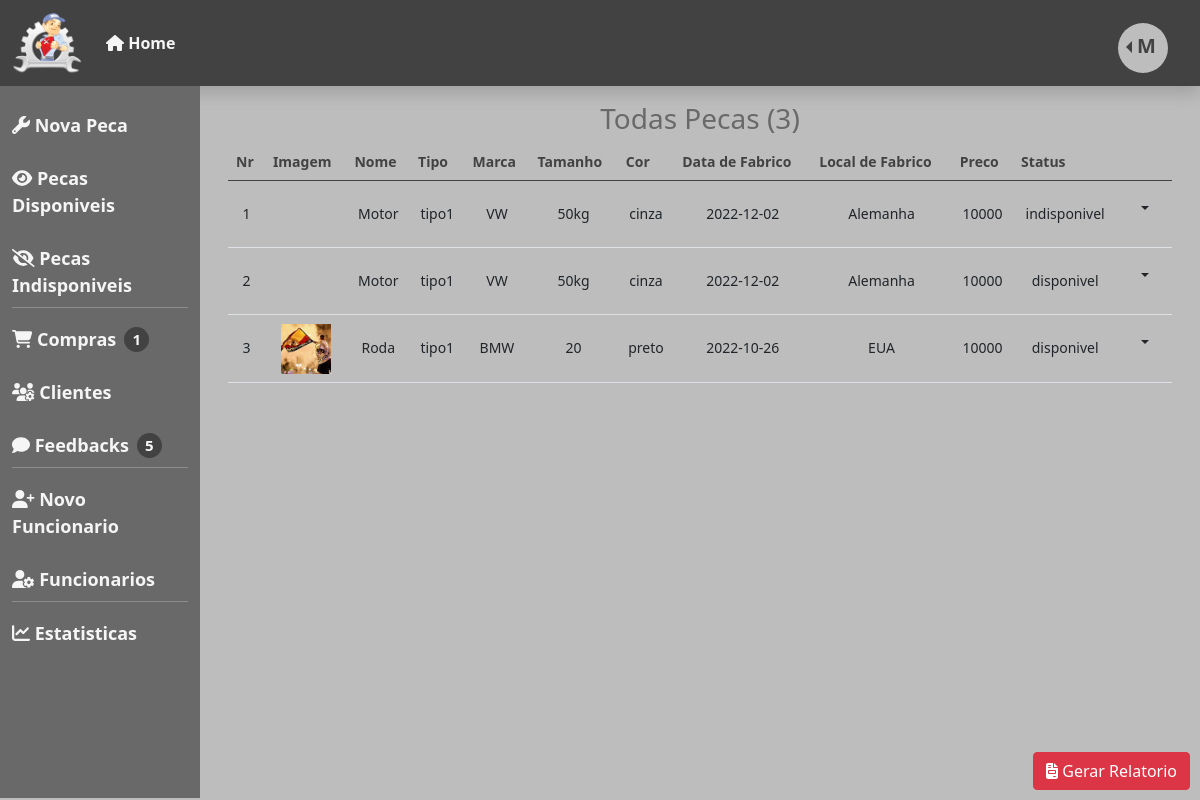
The app's page /gestao/views/verPecas.php (signed in) with its own data.
### tables this page shows
CREATE TABLE IF NOT EXISTS `peca` (
  `id` int NOT NULL AUTO_INCREMENT,
  `nome` varchar(512) NOT NULL,
  `tipo` varchar(100) NOT NULL,
  `tamanho` varchar(50) NOT NULL,
  `marca` varchar(512) NOT NULL,
  `preco` float NOT NULL,
  `data_fabrico` date NOT NULL,
  `local_fabrico` varchar(512) NOT NULL,
  `cor` varchar(50) NOT NULL,
  `status` varchar(100) NOT NULL,
  `quantidade` int NOT NULL,
  PRIMARY KEY (`id`)
);

CREATE TABLE IF NOT EXISTS `upload` (
  `id` int NOT NULL AUTO_INCREMENT,
  `nome` varchar(100) NOT NULL,
  `id_peca` int NOT NULL,
  PRIMARY KEY (`id`),
  KEY `id_peca` (`id_peca`)
);

### gestao/models/Compra.php (called while the page is built, shortened)
<?php
include_once '../../config/db.php';
class Compra
{
    public $conexao;
    function __construct()
    {
        $this->dbConnection = new dbConnection();
        $this->conexao = $this->dbConnection->connect();
        return $this->conexao;
    }
    public function countStatus()
    {
        $this->sql = $this->conexao->query("SELECT * FROM compra WHERE status LIKE 'pendente'");
        $this->sql->execute();
        $this->conta = $this->sql->rowCount();
        return $this->conta;
    }
}

### config/db.php (called while the page is built, shortened)
<?php
class dbConnection
{
     public $user = "root";
     public $password = "";
     public $db_name = "pecas_automoveis";
     public $host = "localhost";
     function connect()
     {
          try {
               $this->con = new PDO("mysql:host=$this->host;dbname=$this->db_name", $this->user, $this->password);
               return $this->con;
          } catch (PDOException $e) {
               return $e->getMessage();
          }
     }
}

### gestao/controllers/VerPecasController.php (called while the page is built, shortened)
<?php
include_once '../models/Peca.php';
include_once '../models/Upload.php';
class VerPecasController
{
    private $dados;
    private $total;
    public function verPeca()
    {
        $this->peca = new Peca();
        if (isset($_GET['status'])) {
            $this->status = $_GET['status'];
            $this->dados = $this->peca->selectStatus($this->status);
        } else {
            $this->dados = $this->peca->selectAll();
        }
        return $this->dados;
    }
    public function totalPeca()
    {
        $this->peca = new Peca();
        if (isset($_GET['status'])) {
            $this->status = $_GET['status'];
            $this->total = $this->peca->countStatus($this->status);
        } else {
            $this->total = $this->peca->count();
        }
        return $this->total;
    }
    public function upload($id)
    {
        $this->peca = new Upload();
        $this->dados = $this->peca->selectOne($id);
        return $this->dados;
    }
}
$verPeca = new VerPecasController();
$peca = $verPeca->verPeca();
$total = $verPeca->totalPeca();

### gestao/models/Peca.php (called while the page is built, shortened)
<?php
include_once '../../config/db.php';
class Peca
{
    private $conexao;
    function __construct()
    {
        $this->dbConnection = new dbConnection();
        $this->conexao = $this->dbConnection->connect();
        return $this->conexao;
    }
    public function selectAll()
    {
        $this->sql = $this->conexao->query("SELECT * FROM peca ORDER BY nome ASC");
        $this->sql->execute();
        $this->dados = $this->sql->fetchAll(PDO::FETCH_OBJ);
        return $this->dados;
    }
    public function count()
    {
        $this->sql = $this->conexao->query("SELECT * FROM peca");
        $this->sql->execute();
        $this->conta = $this->sql->rowCount();
        return $this->conta;
    }
}

### gestao/models/Upload.php (called while the page is built, shortened)
<?php
include_once '../../config/db.php';
class Upload
{
    private $conexao;
    function __construct()
    {
        $this->dbConnection = new dbConnection();
        $this->conexao = $this->dbConnection->connect();
        return $this->conexao;
    }
    public function selectOne($id)
    {
        $this->sql = $this->conexao->query("SELECT * FROM upload WHERE id_peca='$id' LIMIT 1");
        $this->sql->execute();
        $this->dados = $this->sql->fetch(PDO::FETCH_OBJ);
        return $this->dados;
    }
}

### gestao/views/verPecas.php (the view, shortened to what this page needs)
<?php
include_once './head.php';
?>
<?php include_once '../controllers/VerPecasController.php'; ?>
<div class="container conteudo col-sm-10 p-3">
    <h3 class="text-center">
        <?php if (isset($_GET['status'])) {
            if ($_GET['status'] == 'disponivel') {  ?>
                Pecas Disponiveis
            <?php  } else { ?>
                Pecas Indisponiveis
            <?php }
        } else { ?>
            Todas Pecas
        <?php } ?>
        (<?php echo $total; ?>)
    </h3>
    <div class="container mt-2">
        <table class="table">
            <thead>
                <th>Nr</th>
                <th>Imagem</th>
                <th>Nome</th>
                <th>Tipo</th>
                <th>Marca</th>
                <th>Tamanho</th>
                <th>Cor</th>
                <th>Data de Fabrico</th>
                <th>Local de Fabrico</th>
                <th>Preco</th>
                <th>Status</th>
                <th></th>
            </thead>
            <tbody>
                <?php
                $count = 1;
                foreach ($peca as $key => $value) { $img = $verPeca->upload($value->id);
                ?>
                    <tr>
                        <td><?php echo $count ?></td>
                        <td>
                            <?php if(!empty($img)){ ?> <img src="../../uploads/<?php echo $value->id ?>/<?php echo $img->nome ?>" class="img-fluid imagem" alt=""> <?php } ?>
                        </td>
                        <td><?php echo $value->nome ?></td>
                        <td><?php echo $value->tipo ?></td>
                        <td><?php echo $value->marca ?></td>
                        <td><?php echo $value->tamanho ?></td>
                        <td><?php echo $value->cor ?></td>
                        <td><?php echo $value->data_fabrico ?></td>
                        <td><?php echo $value->local_fabrico ?></td>
                        <td><?php echo $value->preco ?></td>
                        <td><?php echo $value->status ?></td>
                        <td style="text-align: center;" class="accoes">
                            <div class="dropdown">
                                <button type="button" class=" btn dropdown-toggle" data-bs-toggle="dropdown"></button>
                            </div>
                        </td>
                    </tr>
                <?php $count++;
                } ?>
            </tbody>
        </table>
    </div>
    <div class="relatorio">
        <a href="" class="btn btn-danger"><i class="fa-solid fa-file-invoice"></i> Gerar Relatorio</a>
    </div>
</div>
</div>
<?php include_once './foot.php'; ?>

### gestao/views/head.php (shortened to what this page needs)
<?php
include_once '../models/Compra.php';
class Head
{
    private $perfil;
    private $userLetra;
    function __construct()
    {
        if (isset($_SESSION['username']) && isset($_SESSION['perfil']) && isset($_SESSION['id'])) {
            $this->perfil = $_SESSION['perfil'];
            $this->username = $_SESSION['username'];
            $this->userLetra = $this->username[0];
        }
    }
    public function getPerfil()
    {
        return $this->perfil;
    }
    public function getUserLetra()
    {
        return $this->userLetra;
    }
    public function totalComprasPendentes()
    {
        $this->compras = new Compra();
        $this->dados = $this->compras->countStatus();
        return $this->dados;
    }
}
$head = new Head();
?>
<!DOCTYPE html>
<html lang="en">
<head>
    <link rel="stylesheet" href="../../assets/css/bootstrap.min.css">
    <link rel="stylesheet" href="../../assets/css/gestaoHome.css">
    <link rel="stylesheet" href="https://cdnjs.cloudflare.com/ajax/libs/font-awesome/6.2.0/css/all.min.css" />
</head>
<body>
    <div class="container-fluid head shadow">
        <nav class="navbar navbar-expand-sm">
            <a href="#" class="navbar-brand">
                <img src="../../assets/fotos/logo.png" alt="" class="logo">
            </a>
            <ul class="navbar-nav w-100">
                <li class="nav-item">
                    <a href="./verPecas.php" class="nav-link"><i class="fa-solid fa-house"></i> Home</a>
                </li>
                <li class="nav-item user-parent dropdown dropstart">
                    <a href="" class="nav-link user rounded-circle dropdown-toggle" data-bs-toggle="dropdown"><?php echo $head->getUserLetra(); ?></a>
                </li>
            </ul>
        </nav>
    </div>
    <div class="container-fluid principal p-0">
        <div class="container menu col-sm-2 mt-0">
            <nav class="navbar">
                <ul class="navbar-nav">
                    <li class="nav-item">
                        <a href="./novaPeca.php" class="nav-link"><i class="fa-solid fa-wrench"></i> Nova Peca</a>
                    </li>
                    <li class="nav-item">
                        <a href="./verPecas.php?status=disponivel" class="nav-link"><i class="fa-solid fa-eye"></i> Pecas Disponiveis</a>
                    </li>
                    <li class="nav-item">
                        <a href="./verPecas.php?status=indisponivel" class="nav-link"><i class="fa-solid fa-eye-slash"></i> Pecas Indisponiveis</a>
                    </li>
                    <hr>
                    <li class="nav-item d-flex align-items-center">
                        <a href="./compras.php" class="nav-link"><i class="fa-solid fa-cart-shopping"></i> Compras</a>
                        <span class="rounded-circle ms-2 d-flex justify-content-center align-items-center"><?php echo $head->totalComprasPendentes(); ?></span>
                    </li>
                    <li class="nav-item">
                        <a href="./clientes.php" class="nav-link"><i class="fa-solid fa-users-gear"></i> Clientes</a>
                    </li>
                    <li class="nav-item d-flex align-items-center">
                        <a href="./feedback.php" class="nav-link"><i class="fa-solid fa-comment"></i> Feedbacks</a>
                        <span class="rounded-circle ms-2 d-flex justify-content-center align-items-center">5</span>
                    </li>
                    <hr>
                    <li class="nav-item">
                        <a href="./adicionarFuncionario.php" class="nav-link" <?php if($head->getPerfil() == "gestor"){ ?> hidden <?php } ?>><i class="fa-solid fa-user-plus"></i> Novo Funcionario</a>
                    </li>
                    <li class="nav-item">
                        <a href="./Gestores.php" class="nav-link"><i class="fa-solid fa-user-gear"></i> Funcionarios</a>
                    </li>
                    <hr>
                    <li class="nav-item">
                        <a href="./Estatisticas.php" class="nav-link"><i class="fa-solid fa-chart-line"></i> Estatisticas</a>
                    </li>
                </ul>
            </nav>
        </div>

### assets/css/gestaoHome.css (style rules this page uses)
body { background-color: #bdbdbd; overflow: hidden; }
.logo { width: 70px; }
.head { background-color: #424242; }
.menu { background-color: #696969; height: 89vh; }
.principal { display: flex; }
.conteudo h3 { color: #696969; }
.conteudo { overflow: auto; height: 89vh; }
th { color: #424242; }
td { text-align: center; line-height: 50px; }
li a { font-weight: bold; color: whitesmoke !important; }
.menu a { font-size: 18px; margin-top: 10px; }
hr { color: whitesmoke; margin: 0; }
.menu span { font-size: 15px; margin-top: 10px; width: 25px; height: 25px; background-color: #424242; color: whitesmoke; font-weight: bold; }
.relatorio { position: absolute; bottom: 10px; right: 10px; }
.table { font-size: 14px; }
.user { color: #424242 !important; background-color: #bdbdbd; width: 50px; height: 50px; font-size: 20px; }
.user-parent { position: absolute !important; right: 20px !important; }
.imagem { width: 50px; }
.accoes { line-height: normal; }

### records on screen
peca: nome "Motor", tipo "tipo1", marca "VW", tamanho "50kg", cor "cinza", data_fabrico "2022-12-02", local_fabrico "Alemanha", preco "10000", status "indisponivel"
peca: nome "Motor", tipo "tipo1", marca "VW", tamanho "50kg", cor "cinza", data_fabrico "2022-12-02", local_fabrico "Alemanha", preco "10000", status "disponivel"
peca: upload.nome (picture), nome "Roda", tipo "tipo1", marca "BMW", tamanho "20", cor "preto", data_fabrico "2022-10-26", local_fabrico "EUA", preco "10000", status "disponivel"

### other values on screen
$head->getUserLetra() "M"
$head->totalComprasPendentes() "1"
$total "3"
